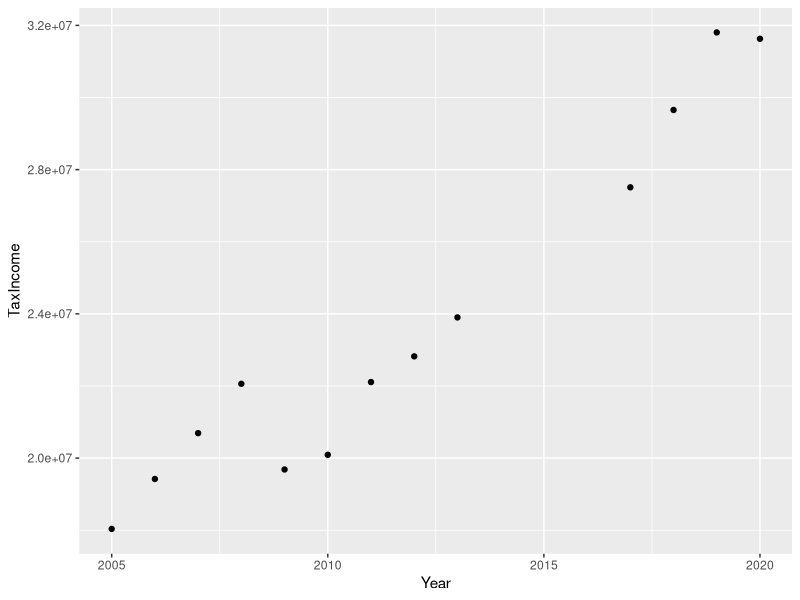
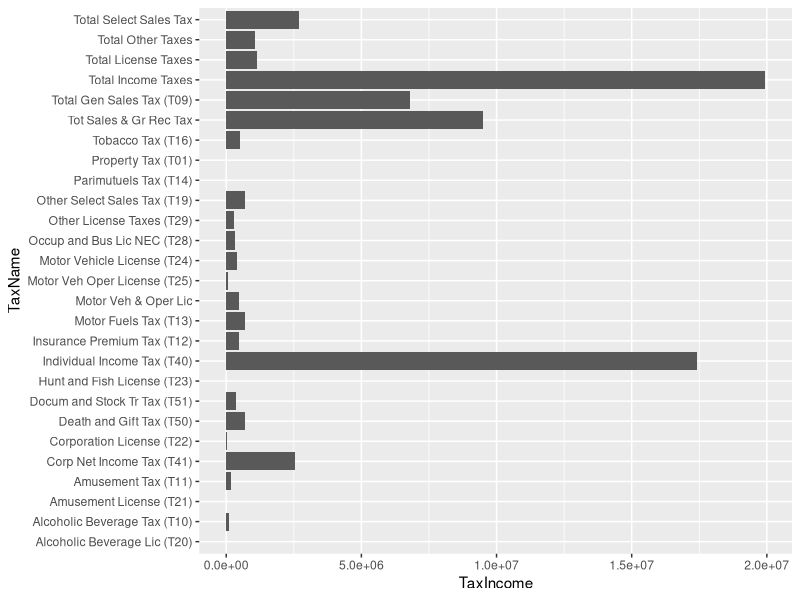

Recreate these plots in R, in order.
library(tidyverse)

## build code dictionary
theColNames <- readxl::read_xls("data/STC_Historical_2020/STC_Historical_DB (2020).xls",
                                #skip = 1,
                                #na = "X",
                                n_max = 1,
                                col_names = FALSE)
the_codes <- readxl::read_xls("data/STC_Historical_2020/STC_Historical_DB (2020).xls",
                              skip = 1,
                              #na = "X",
                              n_max = 1,
                              col_names = FALSE)

codes_dict <- as.list(the_codes)
names(codes_dict) <- theColNames[,5:36]

rm(the_codes)
rm(theColNames)

## read data

df <- readxl::read_xls("data/STC_Historical_2020/STC_Historical_DB (2020).xls",
                       #skip = 2,
                       na = "X")


df <- df[2:3815,]
df <- df %>% filter(Year>=2005)
df <- df %>% select(-c(2,4))
df <- df %>% mutate(State = str_sub(Name, 1,2))
df <- df %>% select(-Name)
df <- df %>% pivot_longer(C105:T99, names_to = "TaxClass", values_to = "TaxIncome")
df$TaxIncome <- as.numeric(df$TaxIncome)
df <- mutate(df, TaxName = as.character(codes_dict[TaxClass]))

mass_df <- df %>% filter(State == "MA")


ggplot(filter(mass_df, TaxClass == "C105"), aes(x = Year, y = TaxIncome)) +
  geom_point()

ggplot(filter(mass_df, TaxClass != "C105", Year == 2020, TaxIncome !=0, !is.na(TaxIncome) ), aes(x = TaxIncome, y = TaxName)) +
  geom_bar(stat = "identity")
